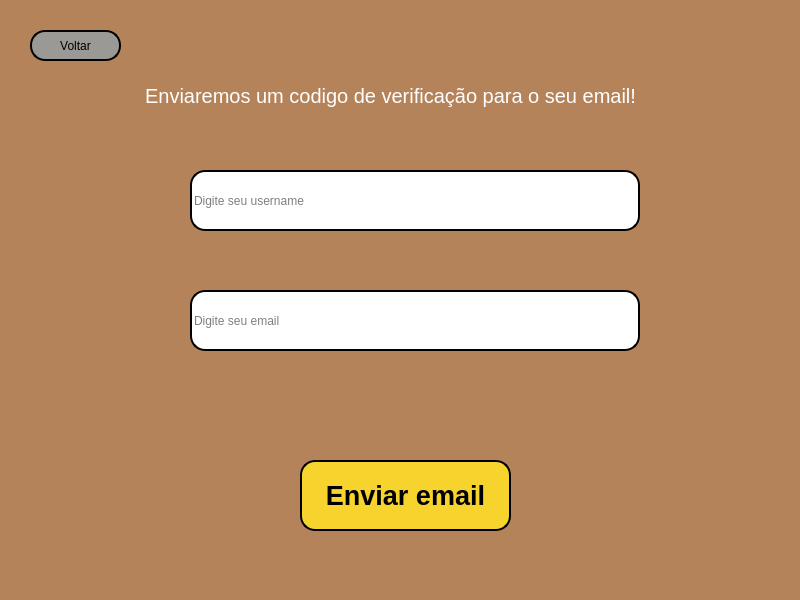
<?xml version="1.0" encoding="UTF-8"?>
<ui version="4.0">
 <class>Form</class>
 <widget class="QWidget" name="Form">
  <property name="geometry">
   <rect>
    <x>0</x>
    <y>0</y>
    <width>800</width>
    <height>600</height>
   </rect>
  </property>
  <property name="cursor">
   <cursorShape>ArrowCursor</cursorShape>
  </property>
  <property name="windowTitle">
   <string>Form</string>
  </property>
  <property name="styleSheet">
   <string notr="true">background-color: rgb(181, 131, 90)
</string>
  </property>
  <widget class="QLineEdit" name="lineEdit">
   <property name="geometry">
    <rect>
     <x>190</x>
     <y>170</y>
     <width>450</width>
     <height>61</height>
    </rect>
   </property>
   <property name="styleSheet">
    <string notr="true">background-color: rgb(255, 255, 255);
border-radius: 15px;
border-style: outset;
border-width: 2px;</string>
   </property>
   <property name="alignment">
    <set>Qt::AlignJustify|Qt::AlignVCenter</set>
   </property>
   <property name="placeholderText">
    <string>Digite seu username</string>
   </property>
  </widget>
  <widget class="QLineEdit" name="lineEdit_2">
   <property name="geometry">
    <rect>
     <x>190</x>
     <y>290</y>
     <width>450</width>
     <height>61</height>
    </rect>
   </property>
   <property name="styleSheet">
    <string notr="true">background-color: rgb(255, 255, 255);
border-radius: 15px;
border-style: outset;
border-width: 2px;</string>
   </property>
   <property name="text">
    <string/>
   </property>
   <property name="echoMode">
    <enum>QLineEdit::Normal</enum>
   </property>
   <property name="alignment">
    <set>Qt::AlignJustify|Qt::AlignVCenter</set>
   </property>
   <property name="placeholderText">
    <string>Digite seu email</string>
   </property>
  </widget>
  <widget class="QLabel" name="label_2">
   <property name="geometry">
    <rect>
     <x>100</x>
     <y>170</y>
     <width>81</width>
     <height>61</height>
    </rect>
   </property>
   <property name="text">
    <string/>
   </property>
   <property name="pixmap">
    <pixmap>username_pic.png</pixmap>
   </property>
   <property name="scaledContents">
    <bool>true</bool>
   </property>
  </widget>
  <widget class="QLabel" name="label_1">
   <property name="geometry">
    <rect>
     <x>100</x>
     <y>290</y>
     <width>81</width>
     <height>61</height>
    </rect>
   </property>
   <property name="text">
    <string/>
   </property>
   <property name="pixmap">
    <pixmap>email_pic.png</pixmap>
   </property>
   <property name="scaledContents">
    <bool>true</bool>
   </property>
  </widget>
  <widget class="QPushButton" name="pushButton">
   <property name="geometry">
    <rect>
     <x>300</x>
     <y>460</y>
     <width>211</width>
     <height>71</height>
    </rect>
   </property>
   <property name="font">
    <font>
     <pointsize>20</pointsize>
     <weight>75</weight>
     <bold>true</bold>
    </font>
   </property>
   <property name="cursor">
    <cursorShape>PointingHandCursor</cursorShape>
   </property>
   <property name="styleSheet">
    <string notr="true">background-color: rgb(246, 211, 45);
border-style: outset;
border-width: 2px;
border-radius: 15px;
border-color: black;</string>
   </property>
   <property name="text">
    <string>Enviar email</string>
   </property>
  </widget>
  <widget class="QLabel" name="label">
   <property name="geometry">
    <rect>
     <x>110</x>
     <y>70</y>
     <width>561</width>
     <height>51</height>
    </rect>
   </property>
   <property name="font">
    <font>
     <pointsize>15</pointsize>
    </font>
   </property>
   <property name="cursor">
    <cursorShape>ArrowCursor</cursorShape>
   </property>
   <property name="styleSheet">
    <string notr="true">color: rgb(255, 255, 255);</string>
   </property>
   <property name="text">
    <string>Enviaremos um codigo de verificação para o seu email!</string>
   </property>
   <property name="alignment">
    <set>Qt::AlignCenter</set>
   </property>
  </widget>
  <widget class="QLabel" name="label_3">
   <property name="geometry">
    <rect>
     <x>190</x>
     <y>390</y>
     <width>441</width>
     <height>41</height>
    </rect>
   </property>
   <property name="font">
    <font>
     <pointsize>14</pointsize>
    </font>
   </property>
   <property name="styleSheet">
    <string notr="true">color: rgb(192, 28, 40)</string>
   </property>
   <property name="text">
    <string/>
   </property>
  </widget>
  <widget class="QPushButton" name="pushButton_2">
   <property name="geometry">
    <rect>
     <x>30</x>
     <y>30</y>
     <width>91</width>
     <height>31</height>
    </rect>
   </property>
   <property name="cursor">
    <cursorShape>PointingHandCursor</cursorShape>
   </property>
   <property name="styleSheet">
    <string notr="true">border-style: outset;
border-width: 2px;
border-radius: 15px;
border-color: black;
background-color: rgb(154, 153, 150);</string>
   </property>
   <property name="text">
    <string>Voltar</string>
   </property>
  </widget>
 </widget>
 <resources/>
 <connections/>
</ui>
